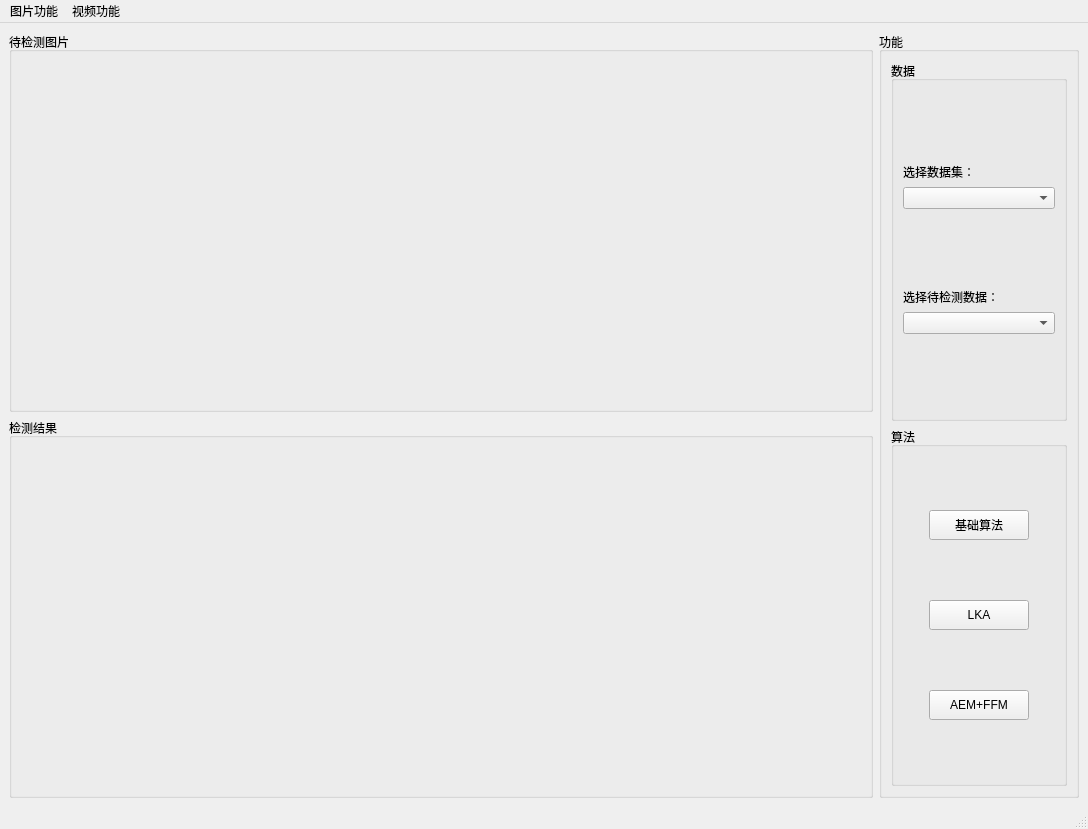
<?xml version="1.0" encoding="UTF-8"?>
<ui version="4.0">
 <class>MainWindow</class>
 <widget class="QMainWindow" name="MainWindow">
  <property name="geometry">
   <rect>
    <x>0</x>
    <y>0</y>
    <width>1088</width>
    <height>811</height>
   </rect>
  </property>
  <property name="windowTitle">
   <string>无人机图像检测软件</string>
  </property>
  <widget class="QWidget" name="centralwidget">
   <layout class="QGridLayout" name="gridLayout">
    <item row="0" column="0">
     <widget class="QGroupBox" name="groupBox">
      <property name="title">
       <string>待检测图片</string>
      </property>
      <layout class="QGridLayout" name="gridLayout_2">
       <item row="0" column="0">
        <widget class="QLabel" name="labelInput">
         <property name="minimumSize">
          <size>
           <width>512</width>
           <height>339</height>
          </size>
         </property>
         <property name="maximumSize">
          <size>
           <width>512</width>
           <height>339</height>
          </size>
         </property>
         <property name="text">
          <string/>
         </property>
         <property name="scaledContents">
          <bool>true</bool>
         </property>
        </widget>
       </item>
      </layout>
     </widget>
    </item>
    <item row="1" column="0">
     <widget class="QGroupBox" name="groupBox_2">
      <property name="title">
       <string>检测结果</string>
      </property>
      <layout class="QGridLayout" name="gridLayout_3">
       <item row="0" column="0">
        <widget class="QLabel" name="labelResult">
         <property name="minimumSize">
          <size>
           <width>512</width>
           <height>339</height>
          </size>
         </property>
         <property name="maximumSize">
          <size>
           <width>512</width>
           <height>339</height>
          </size>
         </property>
         <property name="text">
          <string/>
         </property>
         <property name="scaledContents">
          <bool>true</bool>
         </property>
        </widget>
       </item>
      </layout>
     </widget>
    </item>
    <item row="0" column="1" rowspan="2">
     <widget class="QGroupBox" name="groupBox_4">
      <property name="maximumSize">
       <size>
        <width>200</width>
        <height>16777215</height>
       </size>
      </property>
      <property name="title">
       <string>功能</string>
      </property>
      <layout class="QGridLayout" name="gridLayout_7">
       <item row="0" column="0">
        <widget class="QGroupBox" name="groupBox_3">
         <property name="sizePolicy">
          <sizepolicy hsizetype="Preferred" vsizetype="Preferred">
           <horstretch>0</horstretch>
           <verstretch>0</verstretch>
          </sizepolicy>
         </property>
         <property name="title">
          <string>数据</string>
         </property>
         <layout class="QGridLayout" name="gridLayout_6">
          <item row="1" column="0">
           <layout class="QGridLayout" name="gridLayout_8">
            <item row="0" column="0">
             <widget class="QLabel" name="label">
              <property name="sizePolicy">
               <sizepolicy hsizetype="Preferred" vsizetype="Fixed">
                <horstretch>0</horstretch>
                <verstretch>0</verstretch>
               </sizepolicy>
              </property>
              <property name="text">
               <string>选择待检测数据：</string>
              </property>
             </widget>
            </item>
            <item row="1" column="0">
             <widget class="QComboBox" name="comboBoxData"/>
            </item>
           </layout>
          </item>
          <item row="0" column="0">
           <layout class="QGridLayout" name="gridLayout_5">
            <item row="0" column="0">
             <widget class="QLabel" name="label_3">
              <property name="sizePolicy">
               <sizepolicy hsizetype="Preferred" vsizetype="Fixed">
                <horstretch>0</horstretch>
                <verstretch>0</verstretch>
               </sizepolicy>
              </property>
              <property name="text">
               <string>选择数据集：</string>
              </property>
             </widget>
            </item>
            <item row="1" column="0">
             <widget class="QComboBox" name="comboBoxDataset">
              <property name="sizePolicy">
               <sizepolicy hsizetype="Preferred" vsizetype="Fixed">
                <horstretch>0</horstretch>
                <verstretch>0</verstretch>
               </sizepolicy>
              </property>
             </widget>
            </item>
           </layout>
          </item>
         </layout>
        </widget>
       </item>
       <item row="1" column="0">
        <widget class="QGroupBox" name="groupBox_5">
         <property name="title">
          <string>算法</string>
         </property>
         <layout class="QGridLayout" name="gridLayout_4">
          <item row="1" column="0">
           <widget class="QPushButton" name="pushButtonLKA">
            <property name="maximumSize">
             <size>
              <width>100</width>
              <height>30</height>
             </size>
            </property>
            <property name="text">
             <string>LKA</string>
            </property>
           </widget>
          </item>
          <item row="2" column="0">
           <widget class="QPushButton" name="pushButtonAEMFFM">
            <property name="maximumSize">
             <size>
              <width>100</width>
              <height>30</height>
             </size>
            </property>
            <property name="text">
             <string>AEM+FFM</string>
            </property>
           </widget>
          </item>
          <item row="0" column="0">
           <widget class="QPushButton" name="pushButtonBaseLine">
            <property name="maximumSize">
             <size>
              <width>100</width>
              <height>30</height>
             </size>
            </property>
            <property name="text">
             <string>基础算法</string>
            </property>
           </widget>
          </item>
         </layout>
        </widget>
       </item>
      </layout>
     </widget>
    </item>
   </layout>
  </widget>
  <widget class="QMenuBar" name="menubar">
   <property name="geometry">
    <rect>
     <x>0</x>
     <y>0</y>
     <width>1088</width>
     <height>23</height>
    </rect>
   </property>
   <widget class="QMenu" name="menu">
    <property name="title">
     <string>图片功能</string>
    </property>
    <addaction name="actionOpenImage"/>
    <addaction name="actionSaveImage"/>
    <addaction name="separator"/>
    <addaction name="actionExit"/>
   </widget>
   <widget class="QMenu" name="menu_2">
    <property name="title">
     <string>视频功能</string>
    </property>
    <addaction name="actionOpenVideo"/>
    <addaction name="actionSaveVideo"/>
   </widget>
   <addaction name="menu"/>
   <addaction name="menu_2"/>
  </widget>
  <widget class="QStatusBar" name="statusbar"/>
  <action name="actionOpenImage">
   <property name="text">
    <string>打开图片</string>
   </property>
  </action>
  <action name="actionSaveImage">
   <property name="text">
    <string>保存图片</string>
   </property>
  </action>
  <action name="actionExit">
   <property name="text">
    <string>退出</string>
   </property>
  </action>
  <action name="actionOpenVideo">
   <property name="text">
    <string>打开视频</string>
   </property>
  </action>
  <action name="actionSaveVideo">
   <property name="text">
    <string>保存视频</string>
   </property>
  </action>
 </widget>
 <resources/>
 <connections/>
</ui>
